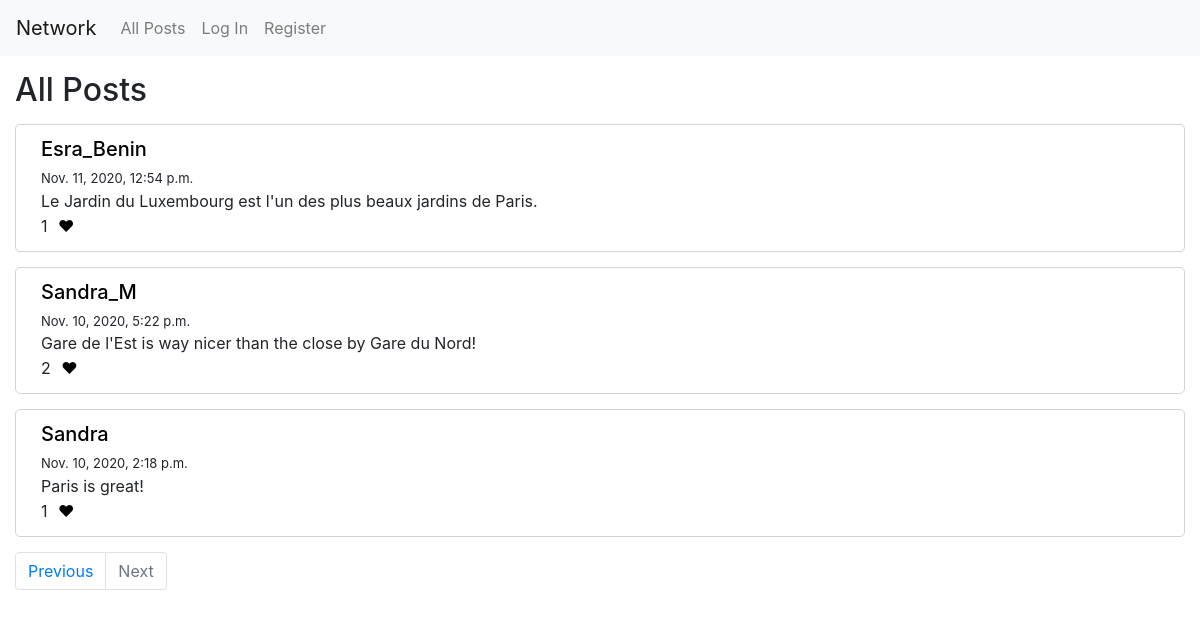
/?page=3, run on the app's committed database.
### network/models.py (models this page shows, shortened)
class Posting(models.Model):
    poster = models.ForeignKey(settings.AUTH_USER_MODEL, on_delete=models.CASCADE)
    content = models.TextField()
    date = models.DateTimeField(default=timezone.now)
    likes = models.ManyToManyField(User, blank=True, related_name="likes")
    def count_likes(self):
        return self.likes.count()

class User(AbstractUser):
    pass

### network/views.py (the view)
# urls.py: path("", views.index, name="index"),
def index(request):
    postings = Posting.objects.all().order_by('-date')
    posts = paginate(request, postings)
    if request.method == "POST":
        form = PostingForm(request.POST)
        if form.is_valid():
            form.clean()
            new_post = form.save(commit=False)
            new_post.poster = request.user
            new_post = new_post.save()
            return HttpResponseRedirect(reverse("index"))
        else:
            return render(request, "network/index.html", {
                "form": form,
                "posts": posts,
                "session_user": request.user.id
            })
    else:
        return render(request, "network/index.html", {
            "form": PostingForm(),
            "posts": posts,
            "session_user": request.user.id
        })

### network/helpers.py (called while the page is built)
def paginate(request, postings):
    page = request.GET.get('page', 1)
    paginator = Paginator(postings, 10)
    try:
        posts = paginator.page(page)
    except PageNotAnInteger:
        posts = paginator.page(1)
    except EmptyPage:
        posts = paginator.page(paginator.num_pages)
    return posts

### network/templates/network/index.html (shortened to what this page needs)
{% extends "network/layout.html" %}
{% load static %}
{% block body %}
    <h2>All Posts</h2>
    {% for post in posts %}
        <div class="postings">
            <h5><a href="{% url 'profile' post.poster %}" style="color: black;">{{ post.poster }}</a></h5>
            <div style="font-size: 13px;">{{ post.date }}</div>
            <div id="content-view-{{ post.id }}" class="content-view" data-post="{{ post.id }}" data-content="{{ post.content }}">
                <div>{{ post.content }}</div>
            </div>
            <span>{{ post.count_likes }}</span>
            {% if user in post.likes.all %}
                <span id="like-{{ post.id }}" data-value="{{ post.id }}" data-user="{{ session_user }}" data-likestatus="1" class="likes"></span>
            {% else %}
                <span id="like-{{ post.id }}" data-value="{{ post.id }}" data-user="{{ session_user }}" data-likestatus="0" class="likes"></span>
            {% endif %}
        </div>
    {% endfor %}
    {% if posts.has_other_pages %}
        <ul class="pagination">
            {% if posts.has_previous %}
                <li class="page-item" style="padding-left: 15px;"><a class="page-link" href="?page={{ posts.previous_page_number }}">Previous</a></li>
            {% else %}
                <li class="page-item disabled" style="padding-left: 15px;"><a class="page-link" href="">Previous</a></li>
            {% endif %}
            {% if posts.has_next %}
                <li class="page-item"><a class="page-link" href="?page={{ posts.next_page_number }}">Next</a></li>
            {% else %}
                <li class="page-item disabled"><a class="page-link" href="">Next</a></li>
            {% endif %}
        </ul>
    {% endif %}
{% endblock %}

### network/static/network/styles.css (style rules this page uses)
.postings { border: 1px solid lightgray; margin: 15px; border-radius: 5px 5px; padding: 12px 25px; background-color: white; }
h2 { margin-left: 15px; margin-top: 15px; }

### data on the page
Posting: poster "Esra_Benin", date "Nov. 11, 2020, 12:54 p.m.", content "Le Jardin du Luxembourg est l'un des plus beaux jardins de Paris.", count_likes "1"
Posting: poster "Sandra_M", date "Nov. 10, 2020, 5:22 p.m.", content "Gare de l'Est is way nicer than the close by Gare du Nord!", count_likes "2"
Posting: poster "Sandra", date "Nov. 10, 2020, 2:18 p.m.", content "Paris is great!", count_likes "1"
